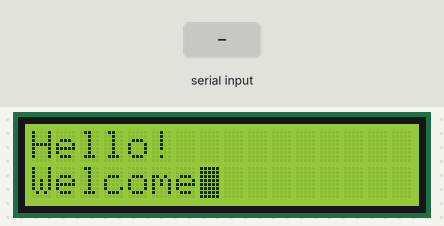
A sketch run on a simulated Arduino Uno, built with avr-gcc and run on an emulated ATmega328P. On the bench: 16×2 character LCD. The test bench sets the inputs (shaded band).

Above: at 1.9 s.
At 8.0 s:
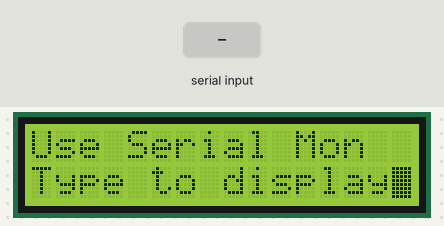
8.1 s: "1" received over Serial
At 9.0 s:
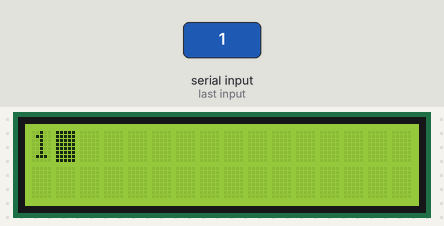
9.7 s: "0" received over Serial
At 10.2 s:
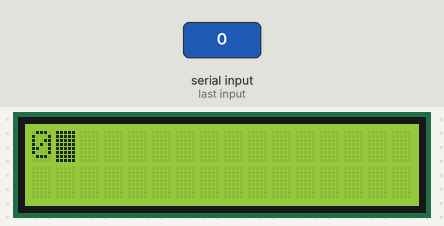
11.3 s: "2" received over Serial
At 12.6 s:
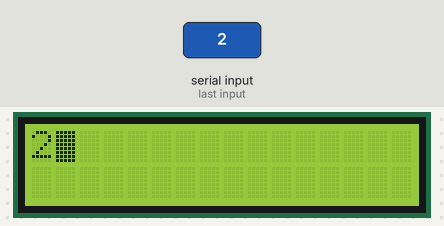
Timing chart, 0 to 14.3 s (numbered marks = the images above; inputs shaded):
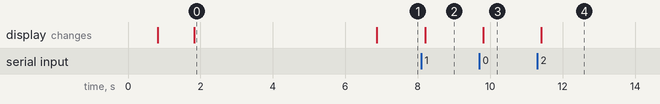

Measured:
- after the input at 8.1 s, the display: changes after 0.10 s (image 2)
- after the input at 9.7 s, the display: changes after 0.10 s (image 3)
- after the input at 11.3 s, the display: changes after 0.10 s (image 4)
- what the display in image 0 shows lasts 5.1 s, from 1.8 s to 6.9 s

The sketch:

SerialMonitorToLCD.ino
```cpp
/*
  16 character 2 line I2C Display

  Get the LCD I2C Library here:
  https://bitbucket.org/fmalpartida/new-liquidcrystal/downloads
  original code from http://yourduino.com/
*/

#include <Wire.h>  // Comes with Arduino IDE
#include <LiquidCrystal_I2C.h>

LiquidCrystal_I2C lcd(0x27, 2, 4);

void setup() {
  // Used to type in characters
  Serial.begin(9600);

  lcd.init();

  // blink effect on start
  for (int i = 0; i < 3; i++)
  {
    lcd.backlight();
    delay(250);
    lcd.noBacklight();
  }

  // set the blink cursor
  lcd.blink();
  lcd.backlight();

  // welcome message
  lcd.setCursor(0, 0); //Start at character 4 on line 0
  lcd.print("Hello!");
  delay(1000);
  lcd.setCursor(0, 1);
  lcd.print("Welcome");


  // Wait and then tell user they can start the Serial Monitor
  // and type in characters to Display.
  delay(5000);
  lcd.clear();
  lcd.setCursor(0, 0);
  lcd.print("Use Serial Mon");
  lcd.setCursor(0, 1);
  lcd.print("Type to display");
}

void loop() {
  if (Serial.available()) {
    // wait a bit for the entire message to arrive
    delay(100);
    lcd.clear();

    // read all the available characters
    while (Serial.available() > 0) {
      // display each character to the LCD
      lcd.write(Serial.read());
    }
  }
}
```
